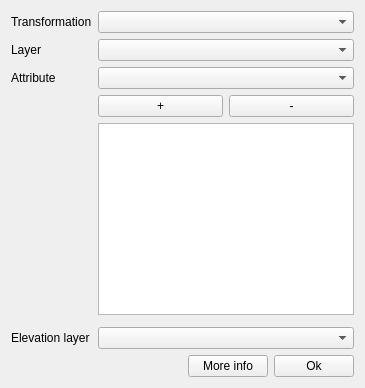
<?xml version="1.0" encoding="UTF-8"?>
<ui version="4.0">
 <class>MappingSendDialog</class>
 <widget class="QWidget" name="AddStreamDialog">

  <property name="windowModality">
   <enum>Qt::NonModal</enum>
  </property>

  <property name="sizePolicy">
   <sizepolicy hsizetype="MinimumExpanding" vsizetype="MinimumExpanding">
    <horstretch>0</horstretch>
    <verstretch>0</verstretch>
   </sizepolicy>
  </property>
  <property name="windowTitle">
   <string>Add custom transformations</string>
  </property>

  <layout class="QGridLayout" name="gridLayout_2">
    <item row="0" column="0">
        <layout class="QVBoxLayout" name="verticalLayout">
            <property name="sizeConstraint">
            <enum>QLayout::SetNoConstraint</enum>
            </property>



            <item>
                <layout class="QFormLayout" name="form">
                
                    <item row="0" column="0">
                        <widget class="QLabel" name="transform_label">
                            <property name="text">
                            <string>Transformation</string>
                            </property>
                        </widget>
                    </item>
                    <item row="0" column="1">
                        <widget class="QComboBox" name="transformDropdown"/>
                    </item>

                    <item row="1" column="0">
                        <widget class="QLabel" name="layers_label">
                            <property name="text">
                            <string>Layer</string>
                            </property>
                        </widget>
                    </item>
                    <item row="1" column="1">
                        <widget class="QComboBox" name="layerDropdown"/>
                    </item>

                    
                    <item row="2" column="0">
                        <widget class="QLabel" name="attr_label">
                            <property name="text">
                            <string>Attribute</string>
                            </property>
                        </widget>
                    </item>
                    <item row="2" column="1">
                        <widget class="QComboBox" name="attrDropdown"/>
                    </item>


                    <item row="3" column="1">
                        <layout class="QHBoxLayout" name="horizontalLayout">
                            <item >
                                <widget class="QPushButton" name="addTransform">
                                    <property name="text">
                                    <string>+</string>
                                    </property>
                                </widget>
                            </item>
                            
                            <item >
                                <widget class="QPushButton" name="removeTransform">
                                    <property name="text">
                                    <string>-</string>
                                    </property>
                                </widget>
                            </item>
                            
                        </layout>
                    </item>


                    <item row="4" column="1">
                        <widget class="QListWidget" name="transformationsList"/>
                        <property name="viewMode">
                        <enum>QListView::ListMode</enum>
                        </property>
                    </item>
                    
                    <item row="5" column="1">
                        <layout class="QHBoxLayout" name="horizontalLayout">
                        </layout>
                    </item>

                    
                    <item row="6" column="0">
                        <widget class="QLabel" name="elevation_label">
                            <property name="text">
                            <string>Elevation layer</string>
                            </property>
                        </widget>
                    </item>
                    <item row="6" column="1">
                        <widget class="QComboBox" name="elevationLayerDropdown"/>
                    </item>


                    <item row="7" column="1">
                        <layout class="QHBoxLayout" name="horizontalLayout" stretch="3,1,1">
                            <item>
                                <spacer name="horizontalSpacer">
                                    <property name="orientation">
                                        <enum>Qt::Horizontal</enum>
                                    </property>
                                    <property name="sizeType">
                                        <enum>QSizePolicy::Expanding</enum>
                                    </property>
                                </spacer>
                            </item>
                            <item >
                                <widget class="QPushButton" name="more_info">
                                    <property name="text">
                                    <string>More info</string>
                                    </property>
                                </widget>
                            </item >
                            <item >
                                <widget class="QPushButton" name="dialog_button">
                                    <property name="text">
                                    <string>Ok</string>
                                    </property>
                                </widget>
                            </item>
                        </layout>
                    </item>

                    
                </layout>
            </item>



        </layout>
    </item>
  </layout>
 </widget>

 <resources/>
 <connections/>
</ui>
